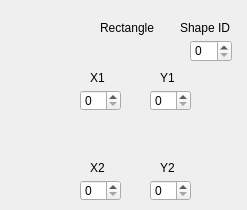
   <widget class="QWidget" name="stackedWidgetPage4">
    <widget class="QLabel" name="label_15">
     <property name="geometry">
      <rect>
       <x>100</x>
       <y>20</y>
       <width>71</width>
       <height>16</height>
      </rect>
     </property>
     <property name="text">
      <string>Rectangle</string>
     </property>
    </widget>
    <widget class="QLabel" name="label_16">
     <property name="geometry">
      <rect>
       <x>90</x>
       <y>70</y>
       <width>58</width>
       <height>16</height>
      </rect>
     </property>
     <property name="text">
      <string>X1</string>
     </property>
    </widget>
    <widget class="QLabel" name="label_17">
     <property name="geometry">
      <rect>
       <x>160</x>
       <y>70</y>
       <width>58</width>
       <height>16</height>
      </rect>
     </property>
     <property name="text">
      <string>Y1</string>
     </property>
    </widget>
    <widget class="QLabel" name="label_18">
     <property name="geometry">
      <rect>
       <x>160</x>
       <y>160</y>
       <width>58</width>
       <height>16</height>
      </rect>
     </property>
     <property name="text">
      <string>Y2</string>
     </property>
    </widget>
    <widget class="QLabel" name="label_19">
     <property name="geometry">
      <rect>
       <x>90</x>
       <y>160</y>
       <width>58</width>
       <height>16</height>
      </rect>
     </property>
     <property name="text">
      <string>X2</string>
     </property>
    </widget>
    <widget class="QLabel" name="label_62">
     <property name="geometry">
      <rect>
       <x>180</x>
       <y>20</y>
       <width>58</width>
       <height>16</height>
      </rect>
     </property>
     <property name="text">
      <string>Shape ID</string>
     </property>
    </widget>
    <widget class="QSpinBox" name="rectangle_id">
     <property name="geometry">
      <rect>
       <x>190</x>
       <y>40</y>
       <width>42</width>
       <height>22</height>
      </rect>
     </property>
    </widget>
    <widget class="QSpinBox" name="rectangle_x1">
     <property name="geometry">
      <rect>
       <x>80</x>
       <y>90</y>
       <width>41</width>
       <height>21</height>
      </rect>
     </property>
     <property name="maximum">
      <number>999</number>
     </property>
    </widget>
    <widget class="QSpinBox" name="rectangle_y1">
     <property name="geometry">
      <rect>
       <x>150</x>
       <y>90</y>
       <width>41</width>
       <height>21</height>
      </rect>
     </property>
     <property name="maximum">
      <number>999</number>
     </property>
    </widget>
    <widget class="QSpinBox" name="rectangle_x2">
     <property name="geometry">
      <rect>
       <x>80</x>
       <y>180</y>
       <width>41</width>
       <height>21</height>
      </rect>
     </property>
     <property name="maximum">
      <number>999</number>
     </property>
    </widget>
    <widget class="QSpinBox" name="rectangle_y2">
     <property name="geometry">
      <rect>
       <x>150</x>
       <y>180</y>
       <width>41</width>
       <height>21</height>
      </rect>
     </property>
     <property name="maximum">
      <number>999</number>
     </property>
    </widget>
   </widget>
